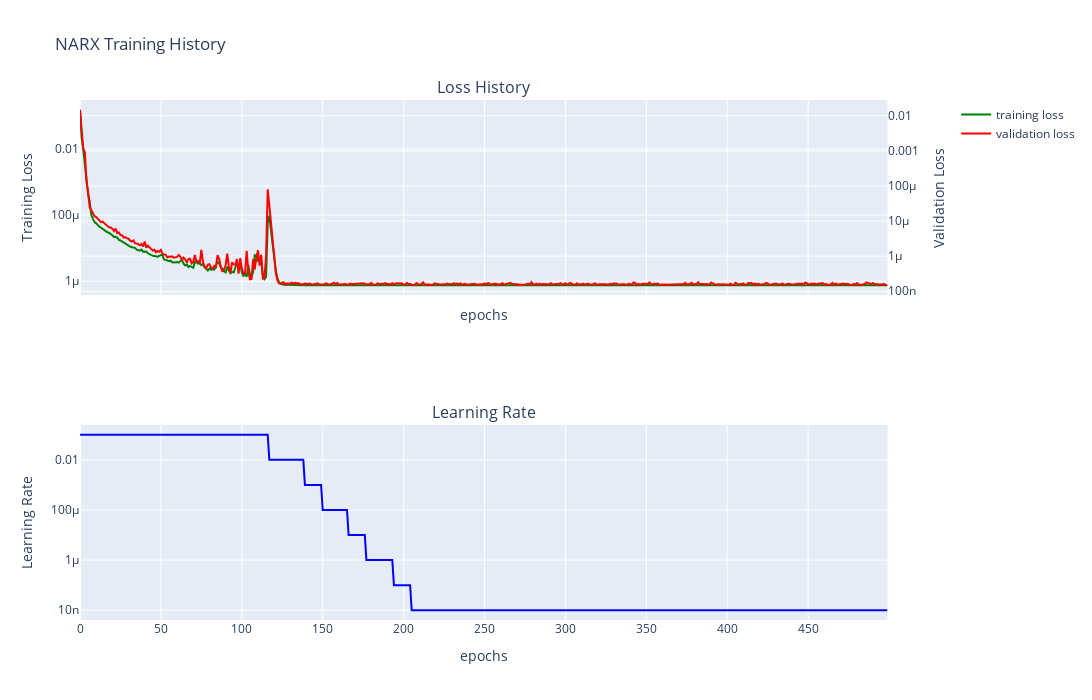

Notebook code for this chart:
### Markdown cell above
# NARX model

### Code cell
dm.narx_trainer(hidden_layers=[2], batch_size=320,
          learning_rate=0.1, epochs= 500, scheduler_flag=True)
dm.narx.plot_narx_training_history_plotly()

### Figure 1 — Plotly figure (JSON) as saved in the notebook; plotly's stock layout.template omitted (floating-point values rounded to 4 significant figures; data arrays with more than 128 entries replaced by an {"elided": "..."} marker saying what was removed)
{"data": [{"line": {"color": "green"}, "mode": "lines", "name": "training loss", "showlegend": true, "type": "scatter", "x": {"elided": "500 int values"}, "xaxis": "x", "y": {"elided": "500 float values"}, "yaxis": "y"}, {"line": {"color": "red"}, "mode": "lines", "name": "validation loss", "showlegend": true, "type": "scatter", "x": {"elided": "500 int values"}, "xaxis": "x", "y": {"elided": "500 float values"}, "yaxis": "y2"}, {"line": {"color": "blue"}, "mode": "lines", "showlegend": false, "type": "scatter", "x": {"elided": "500 int values"}, "xaxis": "x2", "y": {"elided": "500 float values"}, "yaxis": "y3"}], "layout": {"annotations": [{"font": {"size": 16}, "showarrow": false, "text": "Loss History", "x": 0.47, "xanchor": "center", "xref": "paper", "y": 1, "yanchor": "bottom", "yref": "paper"}, {"font": {"size": 16}, "showarrow": false, "text": "Learning Rate", "x": 0.47, "xanchor": "center", "xref": "paper", "y": 0.375, "yanchor": "bottom", "yref": "paper"}], "height": 700, "title": {"text": "NARX Training History"}, "width": 1800, "xaxis": {"anchor": "y", "domain": [0, 0.94], "matches": "x2", "showticklabels": false, "title": {"text": "epochs"}}, "xaxis2": {"anchor": "y3", "domain": [0, 0.94], "title": {"text": "epochs"}}, "yaxis": {"anchor": "x", "domain": [0.625, 1], "title": {"text": "Training Loss"}, "type": "log"}, "yaxis2": {"anchor": "x", "overlaying": "y", "side": "right", "title": {"text": "Validation Loss"}, "type": "log"}, "yaxis3": {"anchor": "x2", "domain": [0, 0.375], "title": {"text": "Learning Rate"}, "type": "log"}}}
